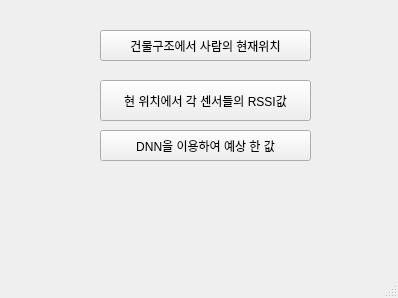
<?xml version="1.0" encoding="UTF-8"?>
<ui version="4.0">
 <class>MainWindow</class>
 <widget class="QMainWindow" name="MainWindow">
  <property name="geometry">
   <rect>
    <x>0</x>
    <y>0</y>
    <width>398</width>
    <height>298</height>
   </rect>
  </property>
  <property name="windowTitle">
   <string>TestCase3 - (25, 11, 4)</string>
  </property>
  <widget class="QWidget" name="centralwidget">
   <widget class="QPushButton" name="btn2">
    <property name="geometry">
     <rect>
      <x>100</x>
      <y>130</y>
      <width>211</width>
      <height>31</height>
     </rect>
    </property>
    <property name="text">
     <string>DNN을 이용하여 예상 한 값</string>
    </property>
   </widget>
   <widget class="QPushButton" name="btn1">
    <property name="geometry">
     <rect>
      <x>100</x>
      <y>80</y>
      <width>211</width>
      <height>41</height>
     </rect>
    </property>
    <property name="text">
     <string>현 위치에서 각 센서들의 RSSI값</string>
    </property>
   </widget>

   <widget class="QPushButton" name="btn3">
    <property name="geometry">
     <rect>
      <x>100</x>
      <y>30</y>
      <width>211</width>
      <height>31</height>
     </rect>
    </property>
    <property name="text">
     <string>건물구조에서 사람의 현재위치</string>
    </property>
   </widget>
  </widget>
  <widget class="QMenuBar" name="menubar">
   <property name="geometry">
    <rect>
     <x>0</x>
     <y>0</y>
     <width>398</width>
     <height>21</height>
    </rect>
   </property>
  </widget>
  <widget class="QStatusBar" name="statusbar"/>
 </widget>
 <resources/>
 <connections/>
</ui>
